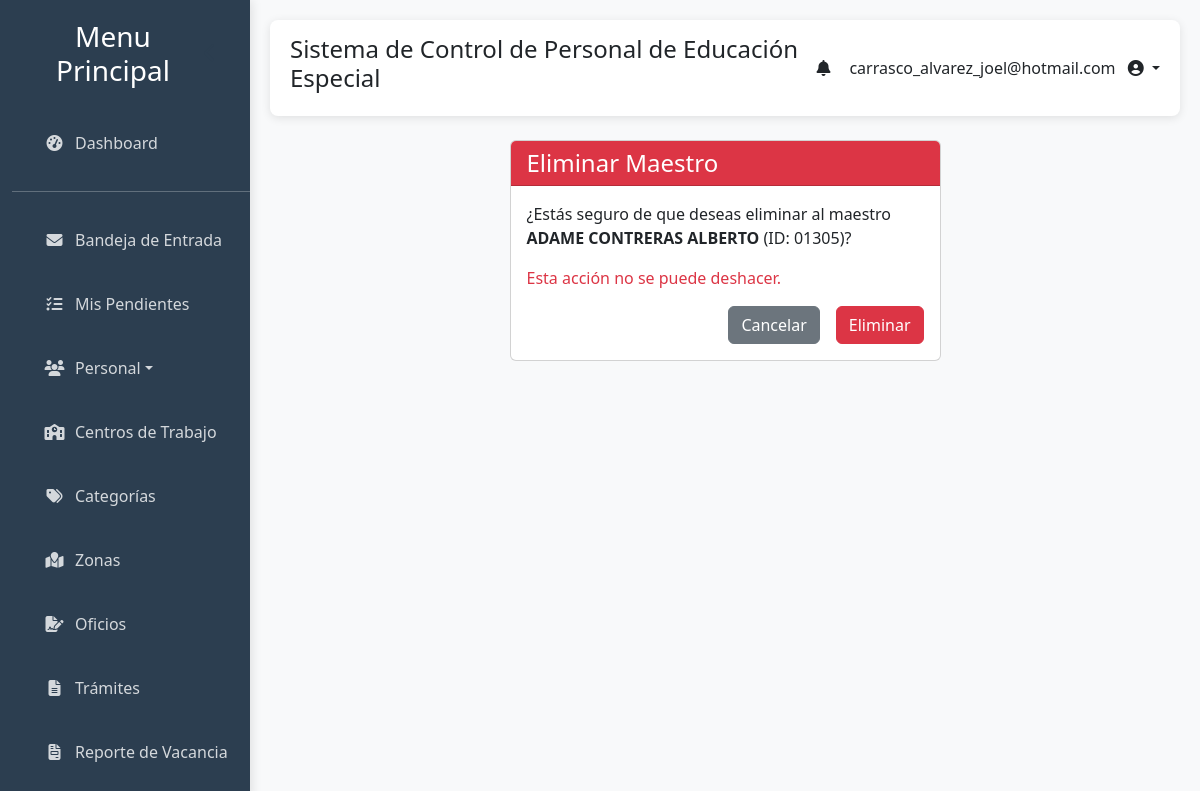
Screenshot of /maestros/eliminar/01305/ (signed in) with the database file from the repository.
### gestion_escolar/models.py (models this page shows, shortened)
class Maestro(models.Model):
    SEXO_OPCIONES = [
        ('H', 'Hombre'),
        ('M', 'Mujer'),
    ]
    ESTADO_CIVIL_OPCIONES = [
        ('SOLTERO', 'Soltero(a)'),
        ('SOLTERA', 'Soltera'),
        ('CASADO', 'Casado(a)'),
        ('CASADA', 'Casada'),
        ('DIVORCIADO', 'Divorciado(a)'),
        ('VIUDO', 'Viudo(a)'),
        ('UNION_LIBRE', 'Unión Libre'),
        ('SOLTERO(A)', 'Soltero(a)'),
        ('CASADO(A)', 'Casado(a)'),
        ('', 'No especificado'),
    ]
    NIVEL_ESTUDIO_OPCIONES = [
        ('LIC', 'Licenciatura'),
        ('ING', 'Ingeniería'),
        ('MTRO', 'Maestría'),
        ('DOC', 'Doctorado'),
        ('TSU', 'Técnico Superior Universitario'),
        ('BACHILLER', 'Bachillerato'),
        ('OTRO', 'Otro'),
        ('Dra.', 'Dra.'),
        ('Profra.', 'Profra.'),
        ('Prof.', 'Prof.'),
        ('Mtra.', 'Mtra.'),
        ('Profr.', 'Profr.'),
        ('Psic.', 'Psic.'),
        ('', 'No especificado'),
    ]
    STATUS_OPCIONES = [
        ('ACTIVO', 'Activo'),
        ('ACTIVA', 'Activa'),
        ('BAJA', 'Baja'),
        ('LICENCIA', 'Licencia'),
        ('JUBILADO', 'Jubilado'),
        ('INACTIVO', 'Inactivo'),
        ('', 'No especificado'),
    ]
    FUNCION_OPCIONES = [
        ('DIRECTOR', 'Director'),
        ('SUPERVISOR', 'Supervisor'),
        ('SUPERVISOR (A)', 'Supervisor(a)'),
        ('MAESTRO_GRUPO', 'Maestro de grupo'),
        ('MAESTRO_ESPECIALISTA', 'Maestro especialista'),
        ('DOCENTE_APOYO', 'Docente de apoyo'),
        ('PSICOLOGO', 'Psicólogo'),
        ('PSICÓLOGO(A)', 'Psicólogo(a)'),
        ('PSICÓLOGO (A)', 'Psicólogo(a)'),
        ('TRABAJADOR_SOCIAL', 'Trabajador social'),
        ('NIÑERO', 'Niñero'),
        ('NIÑERO(A)', 'Niñero(a)'),
        ('SECRETARIO', 'Secretario'),
        ('SECRETARIA ', 'Secretaria'),
        ('INTENDENTE', 'Intendente'),
        ('VELADOR', 'Velador'),
        ('VIGILANTE', 'Vigilante'),
        ('VIGILANTE ', 'Vigilante'),
        ('OTRO', 'Otro'),
        ('SUPERVISOR(A)', 'Supervisor(a)'),
        ('APOYO TECNICO PEDAGOGICO', 'Apoyo Técnico Pedagógico'),
        ('SECRETARIO(A)', 'Secretario(a)'),
        ('DIRECTOR (A)', 'Director(a)'),
        ('MAESTRO(A) DE GRUPO', 'Maestro(a) de grupo'),
        ('MAESTRO(A) DE GRUPO CON ESPECIALIDAD', 'Maestro(a) de grupo con especialidad'),
        ('MAESTRO(A) DE GRUPO ESPECIALISTA', 'Maestro(a) de grupo especialista'),
        ('MATRO(A) DE GRUPO ESPECIALISTA', 'Maestro(a) de grupo especialista'),
        ('INSTRUCTOR(A) DE TALLER', 'Instructor(a) de taller'),
        ('MAESTRO_DE_TALLER', 'Maestro(a) de taller'),
        ('MAESTRO_DE_TALLER', 'Maestro de taller'),
        ('MAESTRO_MUSICA', 'Maestro(a) música'),
        ('MAESTRO_DE_EDUCACION_FISICA', 'Maestro(a) de educación física'),
        ('MAESTRO_ESPECIALISTA_DOCENTE_DE_APOYO', 'Maestro(a) especialista docente de apoyo'),
        ('MAESTRO_ESPECIALISTA_DOCENTE_DE_APOYO', 'Maestro(a) especialista docente de apoyo'),
        ('MAESTRO_DE_APOYO', 'Maestro(a) de apoyo'),
        ('MTRA_ESPECIALISTA_DOCENTE_DE_APOYO', 'Mtra. especialista docente de apoyo'),
        ('MAESTRO_ESPECIALISTA_DOCENTE_DE_APOYO', 'Maestro especialista docente de apoyo'),
        ('TRABAJADOR_SOCIAL', 'Trabajador(a) social'),
        ('MEDICO', 'Médico(a)'),
        ('MEDICO', 'Médico(a)'),
        ('PROMOTOR_TIC', 'Promotor TIC'),
        ('PROMOTOR_TIC', 'Promotor TIC'),
        ('TERAPISTA_FISICO', 'Terapista Físico'),
        ('BIBLIOTECARIO', 'Bibliotecario(a)'),
        ('ADMINISTRATIVO_ESPECIALIZADO', 'Administrativo Especializado'),
        ('OFICIAL_DE_SERVICIOS_Y_MANTENIMIENTO', 'Oficial de Servicios y Mantenimiento'),
        ('OFICIAL_DE_SERVICIOS_DE_MANTENIMIENTO', 'Oficial de Servicios de Mantenimiento'),
        ('ASISTENTE_DE_SERVICIOS', 'Asistente de Servicios'),
        ('ASESOR_JURIDICO', 'Asesor Jurídico'),
        ('AUXILIAR_DE_GRUPO', 'Auxiliar de Grupo'),
        ('MAESTRO_DE_COMUNICACION', 'Maestro(a) de Comunicación'),
        ('MAESTRO_AULA_HOSPITALARIA', 'Maestro(a) Aula Hospitalaria'),
        ('', 'No especificado'),
    ]
    id_maestro = models.CharField(
        max_length=5,
        unique=True,
        verbose_name="ID Maestro",
        primary_key=True,
        editable=False,  # No editable manualmente
        help_text="ID único de 5 dígitos para el personal (ej: 00001, 00002)"
    )
    user = models.OneToOneField(User, on_delete=models.SET_NULL, null=True, blank=True, related_name='maestro_profile')
    a_paterno = models.CharField(max_length=50, verbose_name="Apellido Paterno", blank=True, null=True)
    a_materno = models.CharField(max_length=50, verbose_name="Apellido Materno", blank=True, null=True)
    nombres = models.CharField(max_length=100, verbose_name="Nombres", blank=True, null=True)
    curp = models.CharField(max_length=18, verbose_name="CURP", blank=True, null=True)
    rfc = models.CharField(max_length=13, verbose_name="RFC", blank=True, null=True)
    sexo = models.CharField(max_length=1, choices=SEXO_OPCIONES, verbose_name="Sexo", blank=True, null=True)
    est_civil = models.CharField(max_length=20, choices=ESTADO_CIVIL_OPCIONES, verbose_name="Estado Civil", blank=True, null=True)
    fecha_nacimiento = models.DateField(verbose_name="Fecha de Nacimiento", null=True, blank=True)
    id_escuela = models.ForeignKey(Escuela, on_delete=models.CASCADE, verbose_name="Escuela", blank=True, null=True)
    techo_f = models.CharField(max_length=50, verbose_name="Techo Financiero", blank=True, null=True)
    dep = models.CharField(max_length=10, verbose_name="Dependencia", blank=True, null=True)
    unid = models.CharField(max_length=10, verbose_name="Unidad", blank=True, null=True)
    sub_unid = models.CharField(max_length=10, verbose_name="Subunidad", blank=True, null=True)
    categog = models.ForeignKey(Categoria, on_delete=models.SET_NULL, verbose_name="Categoría", blank=True, null=True, to_field='id_categoria', help_text="Categoría presupuestal del personal")
    hrs = models.CharField(max_length=10, verbose_name="Horas", blank=True, null=True)
    num_plaza = models.CharField(max_length=20, verbose_name="Número de Plaza", blank=True, null=True)
    codigo = models.CharField(max_length=50, verbose_name="Código", blank=True, null=True)
    fecha_ingreso = models.DateField(verbose_name="Fecha de Ingreso", null=True, blank=True)
    fecha_promocion = models.DateField(verbose_name="Fecha de Promoción", null=True, blank=True)
    form_academica = models.CharField(max_length=100, verbose_name="Formación Académica", blank=True, null=True)
    horario = models.CharField(max_length=100, verbose_name="Horario", blank=True, null=True)
    funcion = models.CharField(max_length=50, choices=FUNCION_OPCIONES, verbose_name="Función", blank=True, null=True)
    nivel_estudio = models.CharField(max_length=20, choices=NIVEL_ESTUDIO_OPCIONES, verbose_name="Nivel de Estudio", blank=True, null=True)
    domicilio_part = models.TextField(verbose_name="Domicilio Particular", blank=True, null=True)
    poblacion = models.CharField(max_length=100, verbose_name="Población", blank=True, null=True)
    codigo_postal = models.CharField(max_length=10, verbose_name="Código Postal", blank=True, null=True)
    telefono = models.CharField(max_length=50, verbose_name="Teléfono", blank=True, null=True)
    email = models.EmailField(verbose_name="Email", blank=True, null=True)
    status = models.CharField(max_length=20, choices=STATUS_OPCIONES, default='ACTIVO', verbose_name="Status", blank=True, null=True)
    observaciones = models.TextField(verbose_name="Observaciones", blank=True, null=True)
    fecha_registro = models.DateTimeField(auto_now_add=True, verbose_name="Fecha de Registro")
    fecha_actualizacion = models.DateTimeField(auto_now=True, verbose_name="Última Actualización")
    clave_presupuestal = models.CharField(max_length=50, verbose_name="Clave Presupuestal", blank=True, null=True, editable=False)
    class Meta:
        verbose_name = "Personal"
        verbose_name_plural = "Todo el personal"  # Cambia el nombre del menú lateral
        ordering = ['a_paterno', 'a_materno', 'nombres']

### gestion_escolar/views.py (the view)
# urls.py: path('maestros/eliminar/<str:pk>/', views.eliminar_maestro, name='eliminar_maestro'),  # Cambiado a str
def eliminar_maestro(request, pk):
    maestro = get_object_or_404(Maestro, id_maestro=pk)
    if request.method == 'POST':
        maestro.delete()
        messages.success(request, 'Maestro eliminado correctamente.')
        return redirect('lista_maestros')
    return render(request, 'gestion_escolar/eliminar_maestro.html', {'maestro': maestro})

### gestion_escolar/templates/gestion_escolar/eliminar_maestro.html (shortened to what this page needs)
{% extends 'gestion_escolar/base.html' %}
{% load static %}
{% block content %}
<div class="container mt-4">
    <div class="row">
        <div class="col-md-6 mx-auto">
            <div class="card">
                <div class="card-header bg-danger text-white">
                    <h4 class="mb-0">Eliminar Maestro</h4>
                </div>
                <div class="card-body">
                    <p>¿Estás seguro de que deseas eliminar al maestro <strong>{{ maestro.a_paterno }} {{ maestro.a_materno }} {{ maestro.nombres }}</strong> (ID: {{ maestro.id_maestro }})?</p>
                    <p class="text-danger">Esta acción no se puede deshacer.</p>
                    <form method="post">
                        <div class="d-grid gap-2 d-md-flex justify-content-md-end">
                            <a href="{% url 'lista_maestros' %}" class="btn btn-secondary me-md-2">Cancelar</a>
                            <button type="submit" class="btn btn-danger">Eliminar</button>
                        </div>
                    </form>
                </div>
            </div>
        </div>
    </div>
</div>
{% endblock %}

### gestion_escolar/templates/gestion_escolar/base.html (shortened to what this page needs)
<!DOCTYPE html>
<html lang="es">
<head>
    {% load static %}
    {% load auth_extras %}
    <link href="https://cdn.jsdelivr.net/npm/bootstrap@5.3.0/dist/css/bootstrap.min.css" rel="stylesheet">
    <link rel="stylesheet" href="https://cdn.datatables.net/1.13.6/css/jquery.dataTables.min.css">
    <link href="https://cdn.jsdelivr.net/npm/select2@4.1.0-rc.0/dist/css/select2.min.css" rel="stylesheet" />
    <link rel="stylesheet" href="https://cdnjs.cloudflare.com/ajax/libs/font-awesome/6.4.0/css/all.min.css">
</head>
<body>
    <div class="container-fluid">
        <div class="row">
            <div class="col-md-2 sidebar">
                <div class="d-flex justify-content-between align-items-center px-3 mb-4">
                    <h3 class="text-center mb-0">Menu Principal</h3>
                    <button id="sidebarCollapse" class="d-none d-md-block">
                        <i class="fas fa-chevron-left"></i>
                    </button>
                </div>
                <ul class="nav flex-column">
                    <li class="nav-item">
                        <a class="nav-link" href="{% url 'index' %}">
                            <i class="fas fa-tachometer-alt me-2"></i>
                            <span class="sidebar-text">Dashboard</span>
                        </a>
                    </li>
                    <hr class="sidebar-divider my-3">
                    <li class="nav-item">
                        <a class="nav-link" href="{% url 'correspondencia_inbox' %}">
                            <i class="fas fa-envelope me-2"></i>
                            <span class="sidebar-text">Bandeja de Entrada</span>
                        </a>
                    </li>
                    <li class="nav-item">
                        <a class="nav-link" href="{% url 'pendientes_activos' %}">
                            <i class="fas fa-tasks me-2"></i>
                            <span class="sidebar-text">Mis Pendientes</span>
                        </a>
                    </li>
                    <li class="nav-item dropdown">
                        <a class="nav-link dropdown-toggle" href="#" role="button" data-bs-toggle="dropdown" aria-expanded="false">
                            <i class="fas fa-users me-2"></i>
                            <span class="sidebar-text">Personal</span>
                        </a>
                    </li>
                    {% if not user|has_group:"Directores" %}
                    <li class="nav-item">
                        <a class="nav-link" href="{% url 'lista_escuelas' %}">
                            <i class="fas fa-school me-2"></i>
                            <span class="sidebar-text">Centros de Trabajo</span>
                        </a>
                    </li>
                    <li class="nav-item">
                        <a class="nav-link" href="{% url 'lista_categorias' %}">
                            <i class="fas fa-tags me-2"></i>
                            <span class="sidebar-text">Categorías</span>
                        </a>
                    </li>
                    <li class="nav-item">
                        <a class="nav-link" href="{% url 'lista_zonas' %}">
                            <i class="fas fa-map-marked me-2"></i>
                            <span class="sidebar-text">Zonas</span>
                        </a>
                    </li>
                    <li class="nav-item">
                        <a class="nav-link" href="{% url 'generar_oficios' %}">
                            <i class="fas fa-file-signature me-2"></i>
                            <span class="sidebar-text">Oficios</span>
                        </a>
                    </li>
                    <li class="nav-item">
                        <a class="nav-link" href="{% url 'generar_tramites_generales' %}">
                            <i class="fas fa-file-alt me-2"></i>
                            <span class="sidebar-text">Trámites</span>
                        </a>
                    </li>
                    <li class="nav-item">
                        <a class="nav-link" href="{% url 'gestionar_lote_vacancia' %}">
                            <i class="fas fa-file-invoice me-2"></i>
                            <span class="sidebar-text">Reporte de Vacancia</span>
                        </a>
                    </li>
                    <li class="nav-item">
                    </li>
                    {% endif %}
                </ul>
            </div>
            <div class="col-md-10 main-content">
                <div class="header">
                    <h4>Sistema de Control de Personal de Educación Especial</h4>
                    {% if user.is_authenticated %}
                    <ul class="navbar-nav d-flex flex-row align-items-center">
                        <li class="nav-item dropdown me-3">
                            <a class="nav-link" href="#" id="alertsDropdown" role="button" data-bs-toggle="dropdown" aria-expanded="false">
                                <i class="fas fa-bell fa-fw"></i>
                            </a>
                        </li>
                        <li class="nav-item dropdown">
                            <a class="nav-link dropdown-toggle" href="#" id="userDropdown" role="button" data-bs-toggle="dropdown" aria-expanded="false">
                                <span class="me-2 d-none d-lg-inline">{{ user.username }}</span>
                                <i class="fas fa-user-circle"></i>
                            </a>
                        </li>
                    </ul>
                    {% endif %}
                </div>
                {% block content %}{% endblock %}
            </div>
        </div>
    </div>
</body>
</html>

### rows the page displays
Maestro: a_paterno "ADAME", a_materno "CONTRERAS", nombres "ALBERTO", id_maestro "01305"

### other values shown
{{ user.username }} "carrasco_alvarez_joel@hotmail.com"
